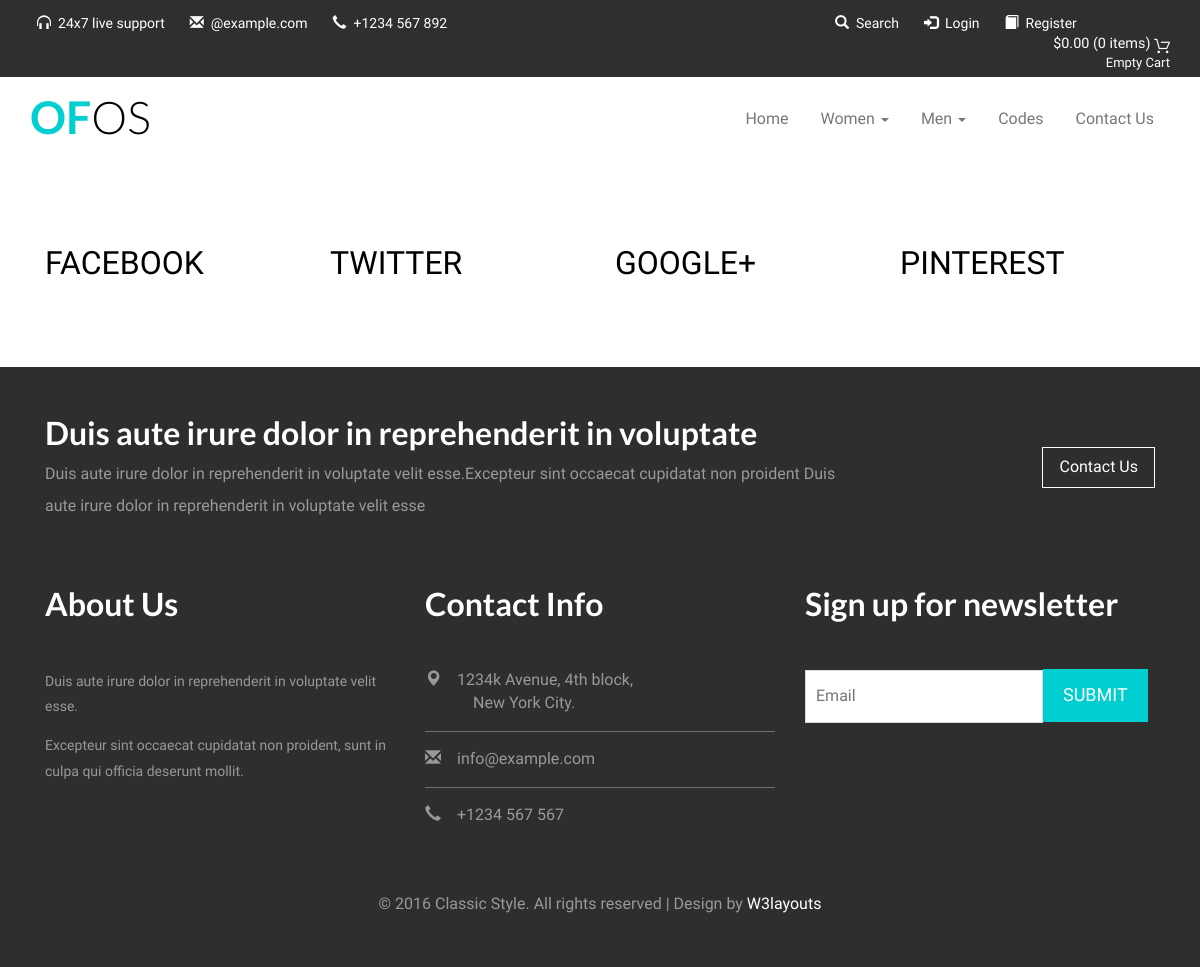
The app's page /restaurant/3/, older data.
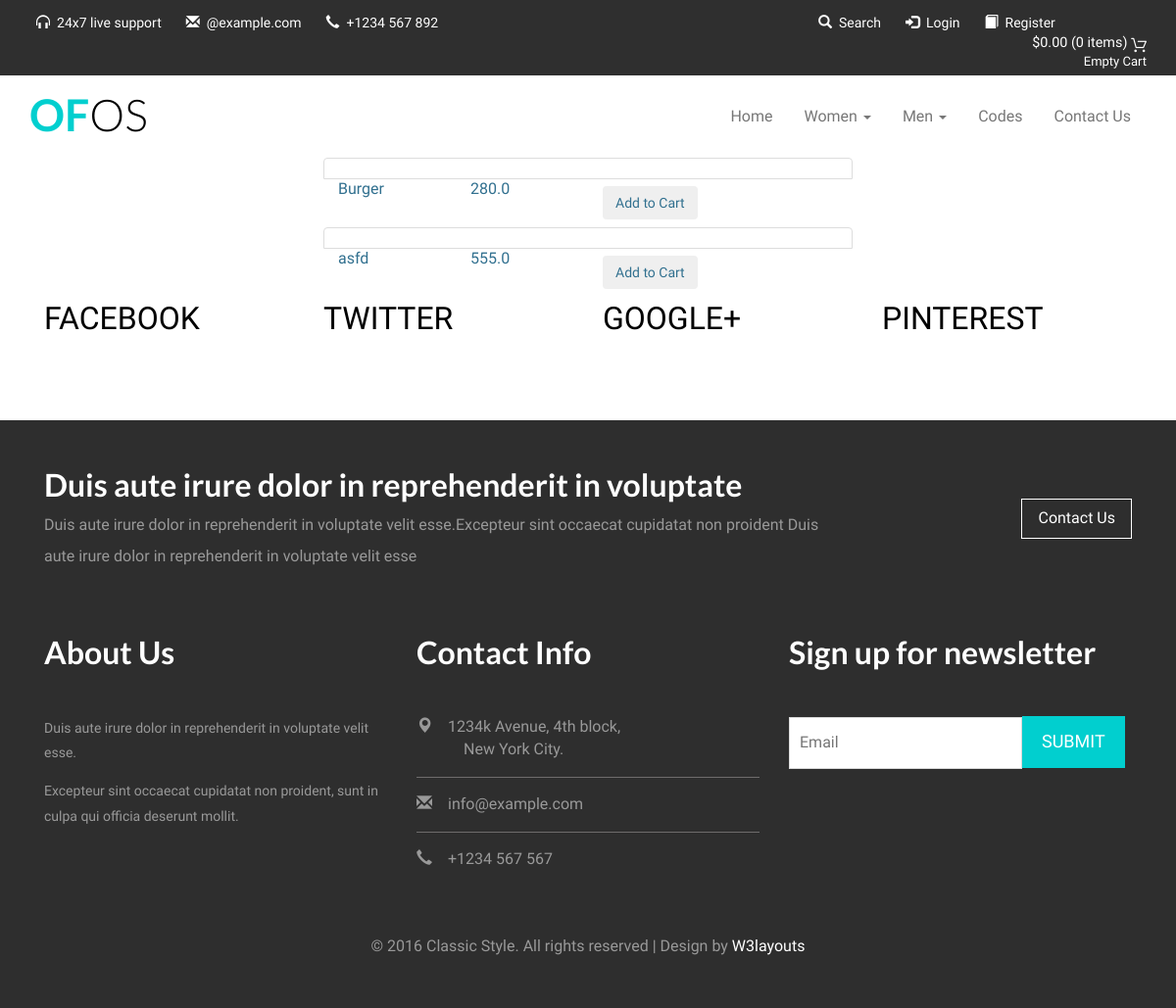
The same page, newer data.
### user/models.py (models this page shows, shortened)
class Food(models.Model):
    CUISINES = (
        ('MF', 'Mexican Food'),
        ('IC', 'Italian Cuisine'),
        ('IF', 'Indian Food'),
        ('CF', 'Cajun Food'),
        ('SF', 'Soul Food'),
        ('TF', 'Thai Food'),
        ('GF', 'Greek Cuisine'),
        ('CHF', 'Chinese Food'),
        ('LC', 'Lebanese Cuisine'),
        ('JC', 'Japanese Cuisine'),
        ('AF', 'American Food'),
        ('MF', 'Moroccan Food'),
        ('MC', 'Mediterranean Cuisine'),
        ('FF', 'French Food'),
        ('SC', 'Spanish Cuisine'),
        ('GF', 'German Food'),
        ('KF', 'Korean Food'),
        ('VF', 'Vietnamese Food'),
        ('TC', 'Turkish Cuisine'),
        ('CRF', 'Caribbean Food'),
    )
    name = models.CharField(max_length=30)
    restaurant = models.ForeignKey(Restaurant, on_delete=models.CASCADE)
    price = models.FloatField()
    time_needed = models.DurationField()
    category = models.CharField(max_length=3, choices=CUISINES)
    rating = models.ForeignKey(Rating)
    image1 = models.FileField(null=True, blank=True)
    image2 = models.FileField(null=True, blank=True)

### user/views.py (the view)
# urls.py: url(r'^restaurant/(?P<id>\d+)/$', views.RestaurantView.as_view(), name='restaurant'),
class RestaurantView(View):
    def get(self, request, id):
        queryset = Food.objects.filter(restaurant__pk=id)
        context = {
            'object_list': queryset,
        }
        return render(request, 'user/restaurant.html', context)

### user/templates/user/restaurant.html
{% extends 'user/base.html' %}
{% block content %}
<div class='col-sm-6 col-sm-offset-3'>
    {% for obj in object_list %}
        <div class="list-group-item-info">
            <div class="col-sm-12">
                <div class="animated wow fadeInLeftBig" data-wow-delay=".5s">
                    {% if obj %}
                        <p class="list-group-item">
                            <div class="col-sm-3">
                                {{ obj.name }}
                            </div>
                            <div class="col-sm-3">
                                {{ obj.price }}
                            </div>
                            <div class="col-sm-6">
                                <input type="button" class="btn navbar-btn" value="Add to Cart" onclick="">
                            </div>
                        </p>
                    {% endif %}
                </div>
            </div>
        </div>
    {% endfor %}
</div>
{% endblock %}

Row changes from the older to the newer data that the page shows:
added Food: name "Burger", price "280.0"
added Food: name "asfd", price "555.0"
